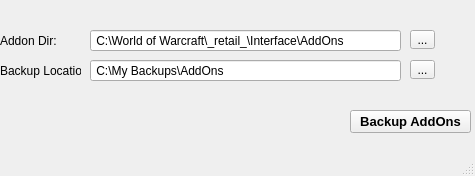
<?xml version="1.0" encoding="UTF-8"?>
<ui version="4.0">
 <class>MainWindow</class>
 <widget class="QMainWindow" name="MainWindow">
  <property name="geometry">
   <rect>
    <x>0</x>
    <y>0</y>
    <width>475</width>
    <height>176</height>
   </rect>
  </property>
  <property name="windowTitle">
   <string>WoW AddOn Backup</string>
  </property>
  <property name="autoFillBackground">
   <bool>false</bool>
  </property>
  <widget class="QWidget" name="centralwidget">
   <widget class="QPushButton" name="buttonAddonBackup">
    <property name="geometry">
     <rect>
      <x>350</x>
      <y>110</y>
      <width>121</width>
      <height>23</height>
     </rect>
    </property>
    <property name="font">
     <font>
      <pointsize>10</pointsize>
      <weight>75</weight>
      <bold>true</bold>
     </font>
    </property>
    <property name="text">
     <string>Backup AddOns</string>
    </property>
   </widget>
   <widget class="QLineEdit" name="lineBackupDir">
    <property name="geometry">
     <rect>
      <x>90</x>
      <y>30</y>
      <width>311</width>
      <height>21</height>
     </rect>
    </property>
    <property name="styleSheet">
     <string notr="true">font: 10pt &quot;MS Shell Dlg 2&quot;;</string>
    </property>
    <property name="text">
     <string> C:\World of Warcraft\_retail_\Interface\AddOns</string>
    </property>
    <property name="clearButtonEnabled">
     <bool>false</bool>
    </property>
   </widget>
   <widget class="QLineEdit" name="lineBackupLocationDir">
    <property name="geometry">
     <rect>
      <x>90</x>
      <y>60</y>
      <width>311</width>
      <height>21</height>
     </rect>
    </property>
    <property name="styleSheet">
     <string notr="true">font: 10pt &quot;MS Shell Dlg 2&quot;;</string>
    </property>
    <property name="text">
     <string> C:\My Backups\AddOns</string>
    </property>
    <property name="clearButtonEnabled">
     <bool>false</bool>
    </property>
   </widget>
   <widget class="QLabel" name="labelAddonDir">
    <property name="geometry">
     <rect>
      <x>0</x>
      <y>30</y>
      <width>71</width>
      <height>21</height>
     </rect>
    </property>
    <property name="text">
     <string>Addon Dir:</string>
    </property>
   </widget>
   <widget class="QLabel" name="labelBackupDir">
    <property name="geometry">
     <rect>
      <x>0</x>
      <y>60</y>
      <width>81</width>
      <height>21</height>
     </rect>
    </property>
    <property name="text">
     <string>Backup Location:</string>
    </property>
   </widget>
   <widget class="QToolButton" name="toolButton">
    <property name="geometry">
     <rect>
      <x>410</x>
      <y>30</y>
      <width>25</width>
      <height>19</height>
     </rect>
    </property>
    <property name="text">
     <string>...</string>
    </property>
   </widget>
   <widget class="QToolButton" name="toolButton_2">
    <property name="geometry">
     <rect>
      <x>410</x>
      <y>60</y>
      <width>25</width>
      <height>19</height>
     </rect>
    </property>
    <property name="text">
     <string>...</string>
    </property>
   </widget>
  </widget>
  <widget class="QStatusBar" name="statusbar"/>
  <widget class="QMenuBar" name="menubar">
   <property name="geometry">
    <rect>
     <x>0</x>
     <y>0</y>
     <width>475</width>
     <height>21</height>
    </rect>
   </property>
  </widget>
 </widget>
 <resources/>
 <connections/>
</ui>
